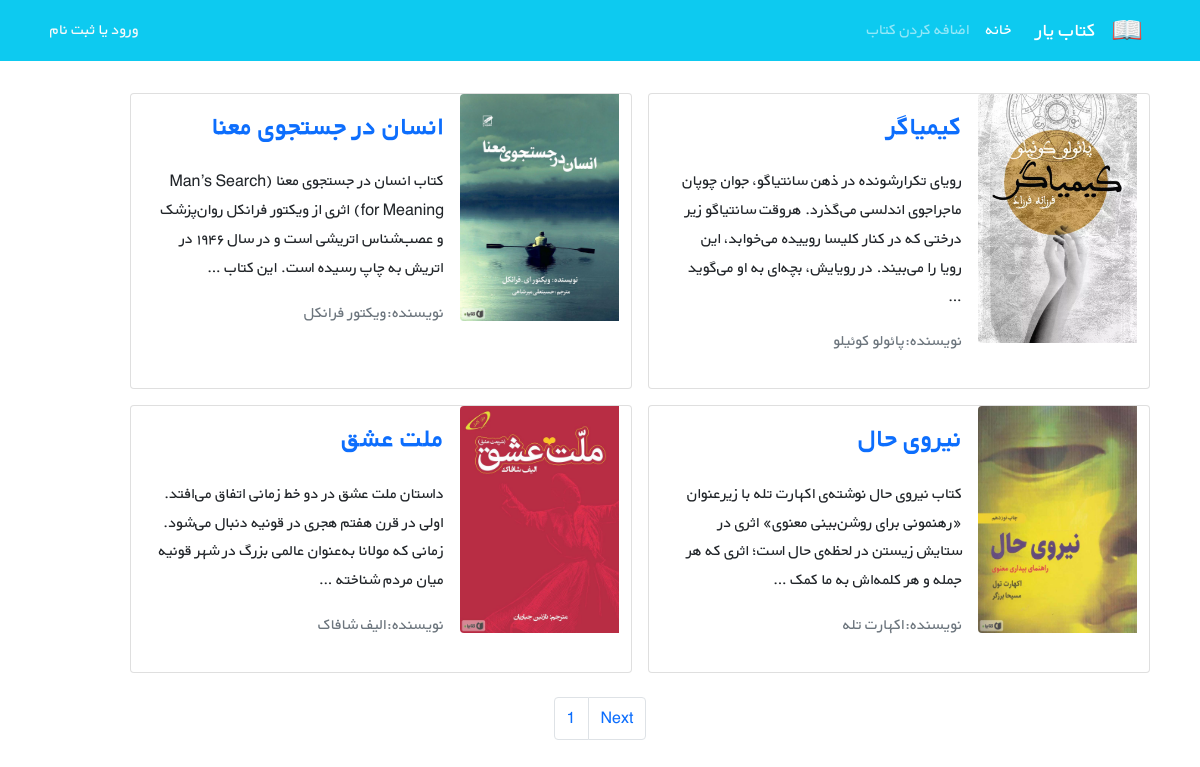
The page /books/ on the database its author committed.
### books/models.py (models this page shows, shortened)
class Book(models.Model):
    title = models.CharField(max_length=200)
    author = models.CharField(max_length=200)
    description = models.TextField()
    price = models.DecimalField(max_digits=5, decimal_places=2)
    cover = models.ImageField(upload_to='covers/', blank=True)
    def get_absolute_url(self):
        return reverse('book_detail', args=[self.id])

### books/views.py (the view)
# urls.py: path('', BookListView.as_view(), name='book_list'),
class BookListView(generic.ListView):
    model = Book
    paginate_by = 4
    template_name = 'books/book_list.html'
    context_object_name = 'books'

### books/templates/books/book_list.html (shortened to what this page needs)
{% extends "_base.html" %}
{% block content %}
    <div class="container mt-4">
        <div class="row flex-row-reverse ">
                {% for book in books %}
                    <div class="card m-2" style="max-width: 45%">
                        <div class="row g-0 h-100" dir="rtl">
                            <div class="col-md-4">
                                {% if book.cover %}
                                    <img src="{{ book.cover.url }}" class='img-fluid rounded-start' alt="...">
                                {% endif %}
                            </div>
                            <div class="col-md-8 h-100">
                                <div class="d-flex flex-column justify-content-between h-100">
                                    <div class="card-body">
                                        <a class="text-decoration-none" href="{{ book.get_absolute_url }}"><h3 class="card-title"><strong>{{ book.title }}</strong></h3></a>
                                        <p class="card-text pt-3">{{ book.description|truncatewords:30 }}</p>
                                        <p class="text-muted">نویسنده:{{ book.author }}</p>
                                    </div>
                                </div>
                            </div>
                        </div>
                    </div>
                {% endfor %}
        </div>
    </div>
    <nav aria-label="Page navigation example">
        <ul class="pagination justify-content-center mt-3">
            <li class="page-item"><a class="page-link" href="#">{{ page_obj.number }}</a></li>
            {% if page_obj.has_next %}
                <li class="page-item"><a class="page-link" href="?page={{ page_obj.next_page_number }}">Next</a></li>
            {% endif %}
        </ul>
      </nav>
{% endblock content %}

### templates/_base.html (shortened to what this page needs)
{% load static %}
<!DOCTYPE html>
<html lang="en">
<head>
    <link href="https://cdn.jsdelivr.net/npm/bootstrap@5.1.3/dist/css/bootstrap.min.css" rel="stylesheet"
>
    <link rel="stylesheet" href="{% static 'css/style.css' %}">
</head>
<body>
    <nav class="navbar navbar-expand-lg navbar-dark bg-info" dir="rtl">
        <div class="container">
            <a class="navbar-brand" href="#">
                <img src="{% static "icons/book.png" %}" alt="" height="30"
                     class="d-inline-block align-text-top">
            </a>
            <a class="navbar-brand mx-3" href="#">کتاب یار</a>
            <div class="collapse navbar-collapse" id="navbarNavAltMarkup">
                <div class="navbar-nav">
                    <a class="nav-link active" aria-current="page" href="{% url 'book_list' %}">خانه</a>
                    <a class="nav-link" href="{% url 'book_create' %}">اضافه کردن کتاب</a>
                </div>
            </div>
            <div class="mx-2 text-white">
                {% if user.is_authenticated %}
                    <button>خوش آمدی {{ user.username }}</button>
                    <form action="{% url 'logout' %}" method='post'>
                        {% csrf_token %}
                        <button style='width:100%'>خروج</button>
                    </form>
                {% else %}
                    <a class="link-light text-decoration-none" href="{% url 'login' %}">ورود</a>
                    <span>یا</span>
                    <a class="link-light text-decoration-none" href="{% url 'signup' %}">ثبت نام</a>
                {% endif %}
            </div>
        </div>
    </nav>
    <div class="container">
        {% block content %}
        {%endblock content %}
    </div>
</body>
</html>

### static/css/style.css (style rules this page uses)
* { font-family: 'BYekan', sans-serif; line-height: 1.8rem; }

### rows shown on the page
Book: cover (picture), title "کیمیاگر", description "رویای تکرارشونده در ذهن سانتیاگو، جوان چوپان ماجراجوی اندلسی می‌گذرد. هروقت سانتیاگو زیر درختی که در کنار کلیسا روییده می‌خوابد، این رویا را می‌بیند. در رویایش، بچه‌ای به او می‌گوید …", author "پائولو کوئیلو"
Book: cover (picture), title "انسان در جستجوی معنا", description "کتاب انسان در جستجوی معنا (Man’s Search for Meaning) اثری از ویکتور فرانکل روان‌پزشک و عصب‌شناس اتریشی است و در سال ۱۹۴۶ در اتریش به چاپ رسیده است. این کتاب …", author "ویکتور فرانکل"
Book: cover (picture), title "نیروی حال", description "کتاب نیروی حال نوشته‌ی اکهارت تله با زیرعنوان «رهنمونی برای روشن‌بینی معنوی» اثری در ستایش زیستن در لحظه‌ی حال است؛ اثری که هر جمله و هر کلمه‌اش به ما کمک …", author "اکهارت تله"
Book: cover (picture), title "ملت عشق", description "داستان ملت عشق در دو خط زمانی اتفاق می‌افتد. اولی در قرن هفتم هجری در قونیه دنبال می‌شود. زمانی که مولانا به‌عنوان عالمی بزرگ در شهر قونیه میان مردم شناخته …", author "الیف شافاک"

### other values the page prints
{{ page_obj.number }} "1"
